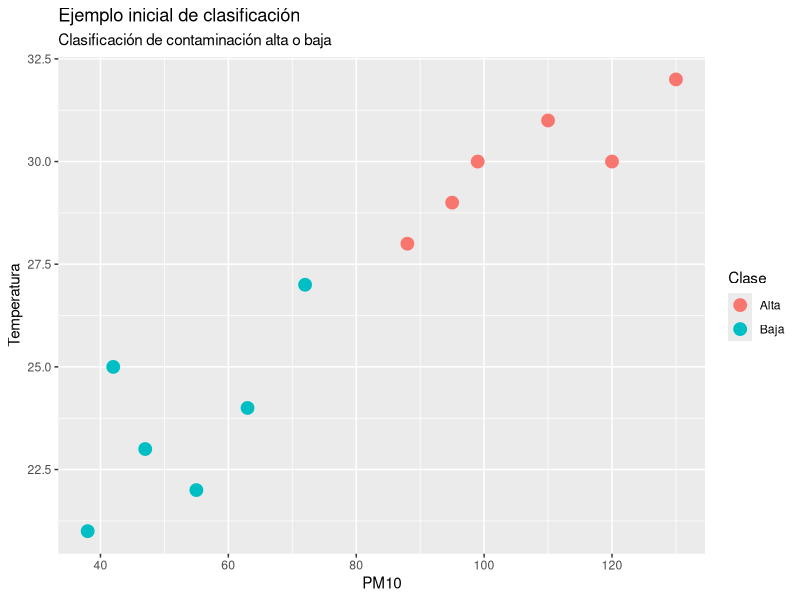

The R script that drew this image:
## ---- chunk 1
pm10 <- 85

if (pm10 > 75) {
  print("Contaminación alta")
} else {
  print("Contaminación baja")
}
## ---- chunk 2
datos <- data.frame(
  dia = 1:12,
  pm10 = c(42, 88, 55, 120, 63, 95, 38, 110, 72, 130, 47, 99),
  temperatura = c(25, 28, 22, 30, 24, 29, 21, 31, 27, 32, 23, 30),
  humedad = c(40, 35, 60, 30, 55, 33, 65, 29, 42, 28, 62, 34),
  clase = c(
    "Baja", "Alta", "Baja", "Alta",
    "Baja", "Alta", "Baja", "Alta",
    "Baja", "Alta", "Baja", "Alta"
  )
)

datos
## ---- chunk 3
datos$clase
## ---- chunk 4
datos[, c("pm10", "temperatura", "humedad")]
## ---- chunk 5
library(ggplot2)

ggplot(datos, aes(x = pm10, y = temperatura, color = clase)) +
  geom_point(size = 4) +
  labs(
    title = "Ejemplo inicial de clasificación",
    subtitle = "Clasificación de contaminación alta o baja",
    x = "PM10",
    y = "Temperatura",
    color = "Clase"
  )
## ---- chunk 6
set.seed(123)

n <- nrow(datos)
indices_entrenamiento <- sample(1:n, size = round(0.7 * n))

entrenamiento <- datos[indices_entrenamiento, ]
prueba <- datos[-indices_entrenamiento, ]

entrenamiento
prueba
## ---- chunk 7
datos$prediccion_regla <- ifelse(datos$pm10 > 75, "Alta", "Baja")

datos[, c("pm10", "clase", "prediccion_regla")]
## ---- chunk 8
tabla_confusion <- table(
  Real = datos$clase,
  Predicho = datos$prediccion_regla
)

tabla_confusion
## ---- chunk 9
exactitud <- mean(datos$clase == datos$prediccion_regla)
exactitud
